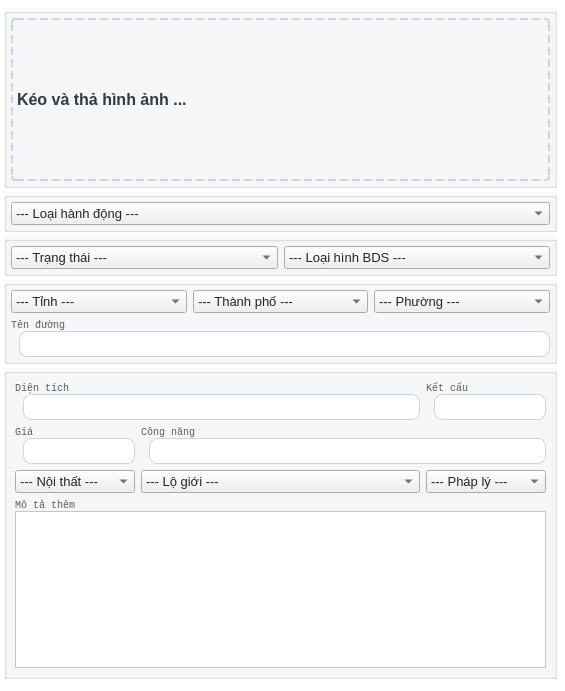
<?xml version="1.0" encoding="UTF-8"?>
<ui version="4.0">
 <class>Dialog_Properties</class>
 <widget class="QDialog" name="Dialog_Properties">
  <property name="geometry">
   <rect>
    <x>0</x>
    <y>0</y>
    <width>565</width>
    <height>691</height>
   </rect>
  </property>
  <property name="font">
   <font>
    <family>Courier New</family>
    <pointsize>-1</pointsize>
   </font>
  </property>
  <property name="windowTitle">
   <string>Dialog</string>
  </property>
  <property name="styleSheet">
   <string notr="true">#Dialog_Properties {
  font-family: &quot;Courier New&quot;;
font-size: 13px;
  background-color: #FFFFFF;
}
QGroupBox {
  font-family: &quot;Courier New&quot;;
  font-size: 13px;
  background-color: rgba(248, 249, 250, 1);
}
QLineEdit {
  padding: 4px 0;
  border: 1px solid #ced4da;
  border-radius: 8px;
  margin-left: 8px;
  padding-left: 4px;
  background-color: #FFFFFF;
  color:#212529;
}
QPlainTextEdit {
	background-color: #FFFFFF;
  color:#212529;
}
QLabel {
  font-family: &quot;Courier New&quot;;
  font-size: 13px;
  color: rgb(90, 93, 97);
}
QRadioButton {
  font-family: &quot;Courier New&quot;;
  font-size: 13px;
  color: #212529;
}
QComboBox {
  font-family: &quot;Courier New&quot;;
  font-size: 13px;
  color: #212529;
}
QCheckBox{
  font-family: &quot;Courier New&quot;;
  font-size: 13px;
  color: #212529;
}
QPushButton {
  color: #212529;
}

</string>
  </property>
  <layout class="QVBoxLayout" name="verticalLayout_2">
   <property name="spacing">
    <number>4</number>
   </property>
   <property name="leftMargin">
    <number>4</number>
   </property>
   <property name="topMargin">
    <number>8</number>
   </property>
   <property name="rightMargin">
    <number>8</number>
   </property>
   <property name="bottomMargin">
    <number>8</number>
   </property>
   <item>
    <widget class="QGroupBox" name="image_container_w">
     <property name="minimumSize">
      <size>
       <width>0</width>
       <height>180</height>
      </size>
     </property>
     <property name="styleSheet">
      <string notr="true"/>
     </property>
     <property name="title">
      <string/>
     </property>
     <layout class="QVBoxLayout" name="verticalLayout">
      <property name="spacing">
       <number>0</number>
      </property>
      <property name="leftMargin">
       <number>4</number>
      </property>
      <property name="topMargin">
       <number>4</number>
      </property>
      <property name="rightMargin">
       <number>4</number>
      </property>
      <property name="bottomMargin">
       <number>4</number>
      </property>
      <item>
       <layout class="QHBoxLayout" name="horizontalLayout">
        <property name="spacing">
         <number>0</number>
        </property>
        <item>
         <widget class="QLabel" name="image_input">
          <property name="minimumSize">
           <size>
            <width>460</width>
            <height>160</height>
           </size>
          </property>
          <property name="styleSheet">
           <string notr="true">font-weight: 600;
font-size: 16px;
color: #343A40;
border: 2px dashed #CED4DA;
border-radius: 4px;</string>
          </property>
          <property name="text">
           <string>Kéo và thả hình ảnh ...</string>
          </property>
         </widget>
        </item>
       </layout>
      </item>
     </layout>
    </widget>
   </item>
   <item>
    <widget class="QGroupBox" name="transaction_container_w">
     <property name="maximumSize">
      <size>
       <width>16777215</width>
       <height>60</height>
      </size>
     </property>
     <property name="title">
      <string/>
     </property>
     <layout class="QHBoxLayout" name="horizontalLayout_3">
      <property name="leftMargin">
       <number>4</number>
      </property>
      <property name="topMargin">
       <number>4</number>
      </property>
      <property name="rightMargin">
       <number>4</number>
      </property>
      <property name="bottomMargin">
       <number>4</number>
      </property>
      <item>
       <layout class="QHBoxLayout" name="horizontalLayout_2">
        <item>
         <widget class="QComboBox" name="transaction_combobox">
          <property name="layoutDirection">
           <enum>Qt::LeftToRight</enum>
          </property>
          <item>
           <property name="text">
            <string>--- Loại hành động ---</string>
           </property>
          </item>
         </widget>
        </item>
       </layout>
      </item>
     </layout>
    </widget>
   </item>
   <item>
    <widget class="QGroupBox" name="basic_container_w">
     <property name="maximumSize">
      <size>
       <width>16777215</width>
       <height>67</height>
      </size>
     </property>
     <property name="title">
      <string/>
     </property>
     <layout class="QGridLayout" name="gridLayout_2">
      <property name="leftMargin">
       <number>4</number>
      </property>
      <property name="topMargin">
       <number>4</number>
      </property>
      <property name="rightMargin">
       <number>4</number>
      </property>
      <property name="bottomMargin">
       <number>4</number>
      </property>
      <item row="0" column="0">
       <layout class="QGridLayout" name="gridLayout" columnstretch="0,0">
        <item row="0" column="0">
         <widget class="QComboBox" name="status_combobox">
          <item>
           <property name="text">
            <string>--- Trạng thái ---</string>
           </property>
          </item>
         </widget>
        </item>
        <item row="0" column="1">
         <widget class="QComboBox" name="categories_combobox">
          <item>
           <property name="text">
            <string>--- Loại hình BDS ---</string>
           </property>
          </item>
         </widget>
        </item>
       </layout>
      </item>
     </layout>
    </widget>
   </item>
   <item>
    <widget class="QGroupBox" name="location_container">
     <property name="maximumSize">
      <size>
       <width>16777215</width>
       <height>114</height>
      </size>
     </property>
     <property name="styleSheet">
      <string notr="true">QLabel{
font-family: &quot;Courier New&quot;;
font-size: 10px;
}</string>
     </property>
     <property name="title">
      <string/>
     </property>
     <layout class="QGridLayout" name="gridLayout_4">
      <property name="leftMargin">
       <number>4</number>
      </property>
      <property name="topMargin">
       <number>4</number>
      </property>
      <property name="rightMargin">
       <number>4</number>
      </property>
      <property name="bottomMargin">
       <number>4</number>
      </property>
      <item row="0" column="0">
       <layout class="QGridLayout" name="gridLayout_3">
        <item row="0" column="2">
         <widget class="QComboBox" name="wards_combobox">
          <item>
           <property name="text">
            <string>--- Phường ---</string>
           </property>
          </item>
         </widget>
        </item>
        <item row="0" column="1">
         <widget class="QComboBox" name="districts_combobox">
          <item>
           <property name="text">
            <string>--- Thành phố --- </string>
           </property>
          </item>
         </widget>
        </item>
        <item row="0" column="0">
         <widget class="QComboBox" name="provinces_combobox">
          <item>
           <property name="text">
            <string>--- Tỉnh ---</string>
           </property>
          </item>
         </widget>
        </item>
        <item row="1" column="0" colspan="3">
         <widget class="QWidget" name="location_street_container_w" native="true">
          <layout class="QVBoxLayout" name="verticalLayout_4">
           <property name="leftMargin">
            <number>0</number>
           </property>
           <property name="topMargin">
            <number>0</number>
           </property>
           <property name="rightMargin">
            <number>0</number>
           </property>
           <property name="bottomMargin">
            <number>0</number>
           </property>
           <item>
            <layout class="QVBoxLayout" name="verticalLayout_3">
             <property name="spacing">
              <number>0</number>
             </property>
             <item>
              <widget class="QLabel" name="street_label">
               <property name="maximumSize">
                <size>
                 <width>16777215</width>
                 <height>12</height>
                </size>
               </property>
               <property name="font">
                <font>
                 <family>Courier New</family>
                 <pointsize>-1</pointsize>
                </font>
               </property>
               <property name="lineWidth">
                <number>1</number>
               </property>
               <property name="text">
                <string>Tên đường</string>
               </property>
               <property name="indent">
                <number>-1</number>
               </property>
              </widget>
             </item>
             <item>
              <widget class="QLineEdit" name="street_input"/>
             </item>
            </layout>
           </item>
          </layout>
         </widget>
        </item>
       </layout>
      </item>
     </layout>
    </widget>
   </item>
   <item>
    <widget class="QGroupBox" name="detail_container_w">
     <property name="styleSheet">
      <string notr="true">QLabel{
font-family: &quot;Courier New&quot;;
font-size: 10px;
}</string>
     </property>
     <property name="title">
      <string/>
     </property>
     <layout class="QGridLayout" name="gridLayout_6">
      <property name="leftMargin">
       <number>8</number>
      </property>
      <property name="topMargin">
       <number>8</number>
      </property>
      <property name="rightMargin">
       <number>8</number>
      </property>
      <property name="bottomMargin">
       <number>8</number>
      </property>
      <item row="0" column="0">
       <layout class="QGridLayout" name="gridLayout_5" columnstretch="0,4,0,0">
        <item row="1" column="0">
         <widget class="QWidget" name="price_container_w" native="true">
          <layout class="QVBoxLayout" name="verticalLayout_8">
           <property name="leftMargin">
            <number>0</number>
           </property>
           <property name="topMargin">
            <number>0</number>
           </property>
           <property name="rightMargin">
            <number>0</number>
           </property>
           <property name="bottomMargin">
            <number>0</number>
           </property>
           <item>
            <layout class="QVBoxLayout" name="verticalLayout_9">
             <property name="spacing">
              <number>0</number>
             </property>
             <item>
              <widget class="QLabel" name="price_label">
               <property name="maximumSize">
                <size>
                 <width>16777215</width>
                 <height>12</height>
                </size>
               </property>
               <property name="font">
                <font>
                 <family>Courier New</family>
                 <pointsize>-1</pointsize>
                </font>
               </property>
               <property name="lineWidth">
                <number>1</number>
               </property>
               <property name="text">
                <string>Giá</string>
               </property>
               <property name="indent">
                <number>-1</number>
               </property>
              </widget>
             </item>
             <item>
              <widget class="QLineEdit" name="price_input"/>
             </item>
            </layout>
           </item>
          </layout>
         </widget>
        </item>
        <item row="2" column="0">
         <widget class="QComboBox" name="furniture_s_combobox">
          <item>
           <property name="text">
            <string>--- Nội thất ---</string>
           </property>
          </item>
         </widget>
        </item>
        <item row="2" column="1">
         <widget class="QComboBox" name="building_line_s_combobox">
          <item>
           <property name="text">
            <string>--- Lộ giới ---</string>
           </property>
          </item>
         </widget>
        </item>
        <item row="1" column="1" colspan="3">
         <widget class="QWidget" name="function_container_w" native="true">
          <layout class="QVBoxLayout" name="verticalLayout_10">
           <property name="leftMargin">
            <number>0</number>
           </property>
           <property name="topMargin">
            <number>0</number>
           </property>
           <property name="rightMargin">
            <number>0</number>
           </property>
           <property name="bottomMargin">
            <number>0</number>
           </property>
           <item>
            <layout class="QVBoxLayout" name="verticalLayout_11">
             <property name="spacing">
              <number>0</number>
             </property>
             <item>
              <widget class="QLabel" name="function_label">
               <property name="maximumSize">
                <size>
                 <width>16777215</width>
                 <height>12</height>
                </size>
               </property>
               <property name="font">
                <font>
                 <family>Courier New</family>
                 <pointsize>-1</pointsize>
                </font>
               </property>
               <property name="lineWidth">
                <number>1</number>
               </property>
               <property name="text">
                <string>Công năng</string>
               </property>
               <property name="indent">
                <number>-1</number>
               </property>
              </widget>
             </item>
             <item>
              <widget class="QLineEdit" name="function_input"/>
             </item>
            </layout>
           </item>
          </layout>
         </widget>
        </item>
        <item row="0" column="2" colspan="2">
         <widget class="QWidget" name="structure_container_w" native="true">
          <layout class="QVBoxLayout" name="verticalLayout_6">
           <property name="leftMargin">
            <number>0</number>
           </property>
           <property name="topMargin">
            <number>0</number>
           </property>
           <property name="rightMargin">
            <number>0</number>
           </property>
           <property name="bottomMargin">
            <number>0</number>
           </property>
           <item>
            <layout class="QVBoxLayout" name="verticalLayout_7">
             <property name="spacing">
              <number>0</number>
             </property>
             <item>
              <widget class="QLabel" name="structure_label">
               <property name="maximumSize">
                <size>
                 <width>16777215</width>
                 <height>12</height>
                </size>
               </property>
               <property name="font">
                <font>
                 <family>Courier New</family>
                 <pointsize>-1</pointsize>
                </font>
               </property>
               <property name="lineWidth">
                <number>1</number>
               </property>
               <property name="text">
                <string>Kết cấu</string>
               </property>
               <property name="indent">
                <number>-1</number>
               </property>
              </widget>
             </item>
             <item>
              <widget class="QLineEdit" name="structure_input"/>
             </item>
            </layout>
           </item>
          </layout>
         </widget>
        </item>
        <item row="0" column="0" colspan="2">
         <widget class="QWidget" name="area_container_w" native="true">
          <layout class="QVBoxLayout" name="verticalLayout_24">
           <property name="leftMargin">
            <number>0</number>
           </property>
           <property name="topMargin">
            <number>0</number>
           </property>
           <property name="rightMargin">
            <number>0</number>
           </property>
           <property name="bottomMargin">
            <number>0</number>
           </property>
           <item>
            <layout class="QVBoxLayout" name="verticalLayout_25">
             <property name="spacing">
              <number>0</number>
             </property>
             <item>
              <widget class="QLabel" name="area_label">
               <property name="maximumSize">
                <size>
                 <width>16777215</width>
                 <height>12</height>
                </size>
               </property>
               <property name="font">
                <font>
                 <family>Courier New</family>
                 <pointsize>-1</pointsize>
                </font>
               </property>
               <property name="lineWidth">
                <number>1</number>
               </property>
               <property name="text">
                <string>Diện tích</string>
               </property>
               <property name="indent">
                <number>-1</number>
               </property>
              </widget>
             </item>
             <item>
              <widget class="QLineEdit" name="area_input"/>
             </item>
            </layout>
           </item>
          </layout>
         </widget>
        </item>
        <item row="3" column="0" colspan="4">
         <widget class="QWidget" name="description_container_w" native="true">
          <layout class="QVBoxLayout" name="verticalLayout_22">
           <property name="leftMargin">
            <number>0</number>
           </property>
           <property name="topMargin">
            <number>0</number>
           </property>
           <property name="rightMargin">
            <number>0</number>
           </property>
           <property name="bottomMargin">
            <number>0</number>
           </property>
           <item>
            <layout class="QVBoxLayout" name="verticalLayout_23">
             <property name="spacing">
              <number>0</number>
             </property>
             <item>
              <widget class="QLabel" name="description_label">
               <property name="maximumSize">
                <size>
                 <width>16777215</width>
                 <height>12</height>
                </size>
               </property>
               <property name="font">
                <font>
                 <family>Courier New</family>
                 <pointsize>-1</pointsize>
                </font>
               </property>
               <property name="lineWidth">
                <number>1</number>
               </property>
               <property name="text">
                <string>Mô tả thêm</string>
               </property>
               <property name="indent">
                <number>-1</number>
               </property>
              </widget>
             </item>
             <item>
              <widget class="QPlainTextEdit" name="description_input"/>
             </item>
            </layout>
           </item>
          </layout>
         </widget>
        </item>
        <item row="2" column="2" colspan="2">
         <widget class="QComboBox" name="legal_s_combobox">
          <item>
           <property name="text">
            <string>--- Pháp lý ---</string>
           </property>
          </item>
         </widget>
        </item>
       </layout>
      </item>
     </layout>
    </widget>
   </item>
   <item>
    <widget class="QDialogButtonBox" name="buttonBox">
     <property name="standardButtons">
      <set>QDialogButtonBox::NoButton</set>
     </property>
    </widget>
   </item>
  </layout>
 </widget>
 <tabstops>
  <tabstop>status_combobox</tabstop>
  <tabstop>categories_combobox</tabstop>
  <tabstop>provinces_combobox</tabstop>
  <tabstop>districts_combobox</tabstop>
  <tabstop>wards_combobox</tabstop>
  <tabstop>street_input</tabstop>
  <tabstop>area_input</tabstop>
  <tabstop>structure_input</tabstop>
  <tabstop>price_input</tabstop>
  <tabstop>function_input</tabstop>
  <tabstop>furniture_s_combobox</tabstop>
  <tabstop>building_line_s_combobox</tabstop>
  <tabstop>legal_s_combobox</tabstop>
  <tabstop>description_input</tabstop>
 </tabstops>
 <resources/>
 <connections>
  <connection>
   <sender>buttonBox</sender>
   <signal>accepted()</signal>
   <receiver>Dialog_Properties</receiver>
   <slot>accept()</slot>
   <hints>
    <hint type="sourcelabel">
     <x>248</x>
     <y>254</y>
    </hint>
    <hint type="destinationlabel">
     <x>157</x>
     <y>274</y>
    </hint>
   </hints>
  </connection>
  <connection>
   <sender>buttonBox</sender>
   <signal>rejected()</signal>
   <receiver>Dialog_Properties</receiver>
   <slot>reject()</slot>
   <hints>
    <hint type="sourcelabel">
     <x>316</x>
     <y>260</y>
    </hint>
    <hint type="destinationlabel">
     <x>286</x>
     <y>274</y>
    </hint>
   </hints>
  </connection>
 </connections>
</ui>
